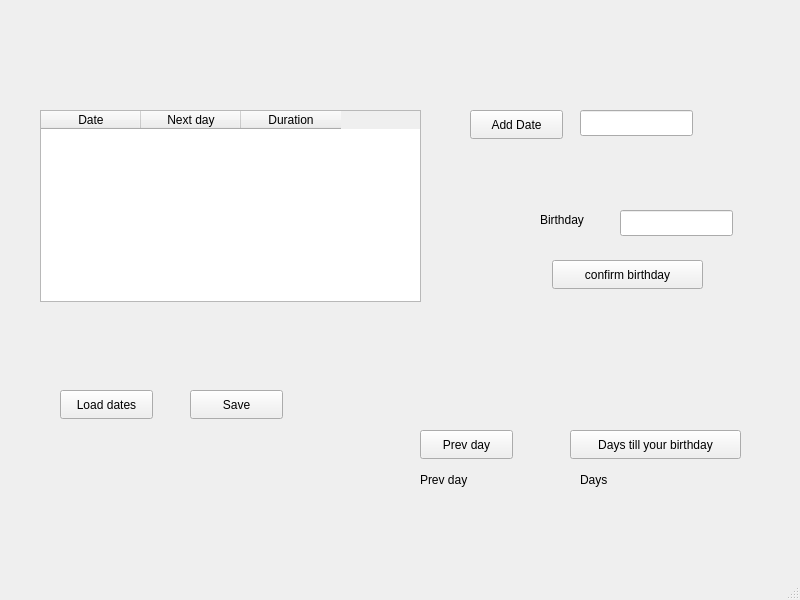
<?xml version="1.0" encoding="UTF-8"?>
<ui version="4.0">
 <class>MainWindow</class>
 <widget class="QMainWindow" name="MainWindow">
  <property name="geometry">
   <rect>
    <x>0</x>
    <y>0</y>
    <width>800</width>
    <height>600</height>
   </rect>
  </property>
  <property name="windowTitle">
   <string>MainWindow</string>
  </property>
  <widget class="QWidget" name="centralwidget">
   <widget class="QTableWidget" name="tableWidget">
    <property name="geometry">
     <rect>
      <x>40</x>
      <y>110</y>
      <width>381</width>
      <height>192</height>
     </rect>
    </property>
    <property name="columnCount">
     <number>3</number>
    </property>
    <column>
     <property name="text">
      <string>Date</string>
     </property>
    </column>
    <column>
     <property name="text">
      <string>Next day</string>
     </property>
    </column>
    <column>
     <property name="text">
      <string>Duration</string>
     </property>
    </column>
   </widget>
   <widget class="QPushButton" name="pushButton">
    <property name="geometry">
     <rect>
      <x>60</x>
      <y>390</y>
      <width>93</width>
      <height>29</height>
     </rect>
    </property>
    <property name="text">
     <string>Load dates</string>
    </property>
   </widget>
   <widget class="QLineEdit" name="lineEdit">
    <property name="geometry">
     <rect>
      <x>620</x>
      <y>210</y>
      <width>113</width>
      <height>26</height>
     </rect>
    </property>
   </widget>
   <widget class="QLabel" name="label">
    <property name="geometry">
     <rect>
      <x>540</x>
      <y>210</y>
      <width>63</width>
      <height>20</height>
     </rect>
    </property>
    <property name="text">
     <string>Birthday</string>
    </property>
   </widget>
   <widget class="QPushButton" name="pushButton_2">
    <property name="geometry">
     <rect>
      <x>552</x>
      <y>260</y>
      <width>151</width>
      <height>29</height>
     </rect>
    </property>
    <property name="text">
     <string>confirm birthday</string>
    </property>
   </widget>
   <widget class="QPushButton" name="pushButton_3">
    <property name="geometry">
     <rect>
      <x>420</x>
      <y>430</y>
      <width>93</width>
      <height>29</height>
     </rect>
    </property>
    <property name="text">
     <string>Prev day</string>
    </property>
   </widget>
   <widget class="QPushButton" name="pushButton_4">
    <property name="geometry">
     <rect>
      <x>570</x>
      <y>430</y>
      <width>171</width>
      <height>29</height>
     </rect>
    </property>
    <property name="text">
     <string>Days till your birthday</string>
    </property>
   </widget>
   <widget class="QLabel" name="prevDayLabel">
    <property name="geometry">
     <rect>
      <x>420</x>
      <y>470</y>
      <width>101</width>
      <height>20</height>
     </rect>
    </property>
    <property name="text">
     <string>Prev day</string>
    </property>
   </widget>
   <widget class="QLabel" name="birthdayDurationLabel">
    <property name="geometry">
     <rect>
      <x>580</x>
      <y>470</y>
      <width>81</width>
      <height>20</height>
     </rect>
    </property>
    <property name="text">
     <string>Days</string>
    </property>
   </widget>
   <widget class="QPushButton" name="saveButton">
    <property name="geometry">
     <rect>
      <x>190</x>
      <y>390</y>
      <width>93</width>
      <height>29</height>
     </rect>
    </property>
    <property name="text">
     <string>Save</string>
    </property>
   </widget>
   <widget class="QPushButton" name="pushButton_5">
    <property name="geometry">
     <rect>
      <x>470</x>
      <y>110</y>
      <width>93</width>
      <height>29</height>
     </rect>
    </property>
    <property name="text">
     <string>Add Date</string>
    </property>
   </widget>
   <widget class="QLineEdit" name="lineEdit_2">
    <property name="geometry">
     <rect>
      <x>580</x>
      <y>110</y>
      <width>113</width>
      <height>26</height>
     </rect>
    </property>
   </widget>
  </widget>
  <widget class="QMenuBar" name="menubar">
   <property name="geometry">
    <rect>
     <x>0</x>
     <y>0</y>
     <width>800</width>
     <height>26</height>
    </rect>
   </property>
  </widget>
  <widget class="QStatusBar" name="statusbar"/>
 </widget>
 <resources/>
 <connections/>
</ui>
